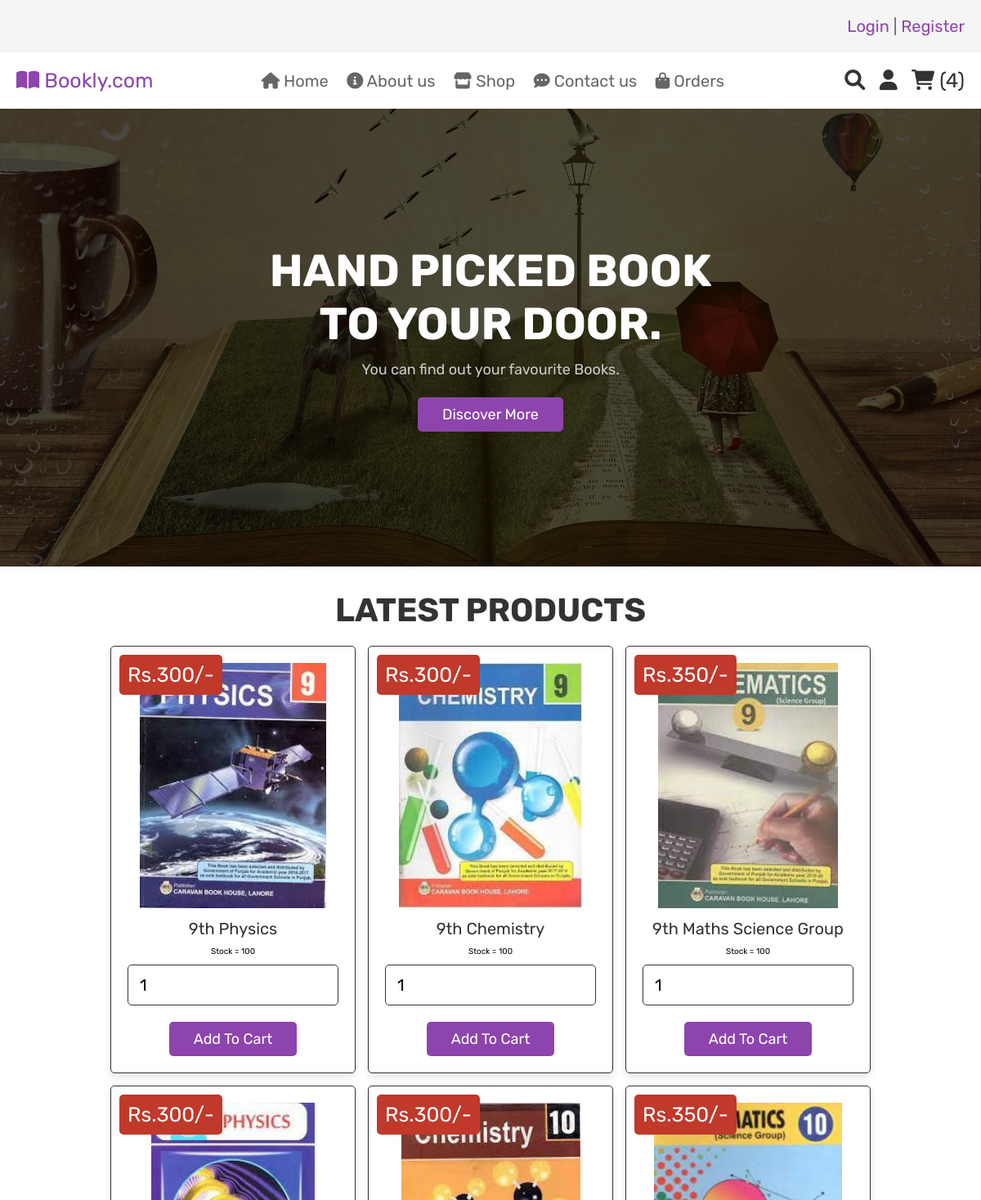
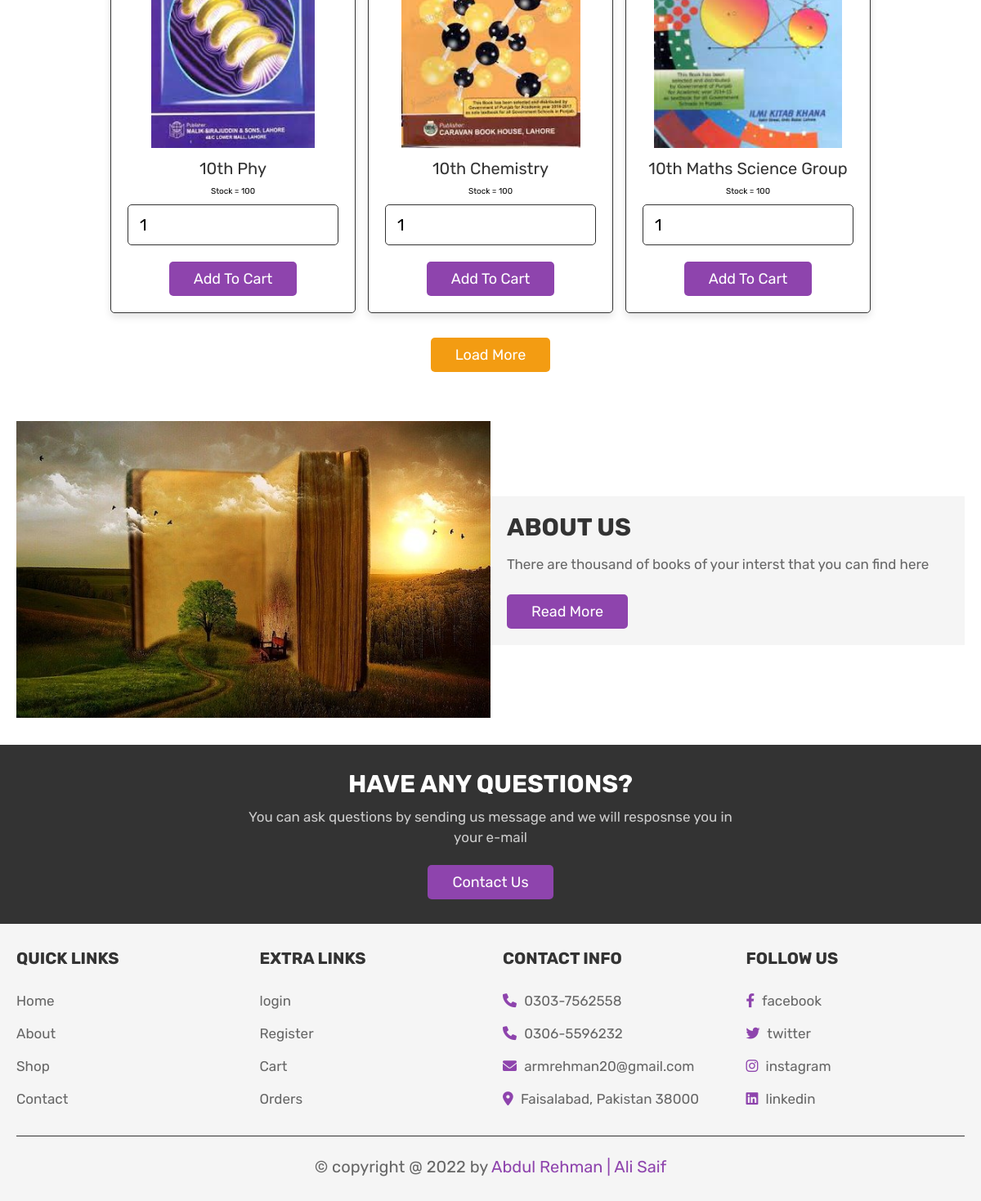
The page /home.php (signed in) on the database its author committed (2 pictures, top to bottom).
### tables this page shows
CREATE TABLE `products` (
  `id` int(100) NOT NULL,
  `name` varchar(100) NOT NULL,
  `price` int(100) NOT NULL,
  `stock` varchar(50) NOT NULL,
  `image` varchar(100) NOT NULL
);

### home.php (the view, shortened to what this page needs)
<?php
include 'config.php';
?>
<!DOCTYPE html>
<html lang="en">
<head>
   <link rel="stylesheet" href="https://cdnjs.cloudflare.com/ajax/libs/font-awesome/6.0.0/css/all.min.css">
   <link rel="stylesheet" href="css/style.css">
</head>
<body>
<?php include 'header.php'; ?>
<section class="home">
   <div class="content">
      <h3> Hand Picked Book to your door.</h3>
      <p>You can find out your favourite Books.</p>
      <a href="about.php" class="white-btn">Discover More</a>
   </div>
</section>
<section class="products">
   <h1 class="title">latest products</h1>
   <div class="box-container">
      <?php
         $select_products = mysqli_query($conn, "SELECT * FROM `products` LIMIT 6") or die('query failed');
         if(mysqli_num_rows($select_products) > 0){
            while($fetch_products = mysqli_fetch_assoc($select_products)){
      ?>
     <form action="" method="post" class="box">
      <img class="image" src="uploaded_img/<?php echo $fetch_products['image']; ?>" alt="">
      <div class="name"><?php echo $fetch_products['name']; ?></div>
      <div class="price">Rs.<?php echo $fetch_products['price']; ?>/-</div>
      <div class="stock">Stock = <?php echo $fetch_products['stock']; ?></div>
      <input type="number" min="1" max="100" name="product_quantity" value="1" class="qty">
      <input type="submit" value="add to cart" name="add_to_cart" class="btn">
     </form>
      <?php
         }
      }else{
         echo '<p class="empty">no products added yet!</p>';
      }
      ?>
   </div>
   <div class="load-more" style="margin-top: 2rem; text-align:center">
      <a href="shop.php" class="option-btn">load more</a>
   </div>
</section>
<section class="about">
   <div class="flex">
      <div class="image">
         <img src="images/about-img.jpg" alt="">
      </div>
      <div class="content">
         <h3>about us</h3>
         <p>There are thousand of books of your interst that you can find here</p>
         <a href="about.php" class="btn">read more</a>
      </div>
   </div>
</section>
<section class="home-contact">
   <div class="content">
      <h3>have any questions?</h3>
      <p>You can ask questions by sending us message and we will resposnse you in your e-mail</p>
      <a href="contact.php" class="white-btn">contact us</a>
   </div>
</section>
<?php include 'footer.php'; ?>
</body>
</html>

### css/style.css (style rules this page uses)
:root { --purple:#8e44ad; --red:#c0392b; --orange:#f39c12; --black:#333; --white:#fff; --light-color:#666; --light-white:#ccc; --light-bg:#f5f5f5; --border:.1rem solid var(--black); --box-shadow:0 .5rem 1rem rgba(0,0,0,.1); }
* { font-family: 'Rubik', sans-serif; margin:0; padding:0; box-sizing: border-box; outline: none; border:none; text-decoration: none; transition:all .2s linear; }
html { font-size: 62.5%; overflow-x: hidden; }
section { padding:3rem 2rem; }
.title { text-align: center; margin-bottom: 2rem; text-transform: uppercase; color:var(--black); font-size: 4rem; }
.btn, .option-btn, .delete-btn, .white-btn { display: inline-block; margin-top: 1rem; padding:1rem 3rem; cursor: pointer; color:var(--white); font-size: 1.8rem; border-radius: .5rem; text-transform: capitalize; }
.white-btn, .btn { background-color: var(--purple); }
.option-btn { background-color: var(--orange); }
.home { min-height: 70vh; background:linear-gradient(rgba(0,0,0,.7), rgba(0,0,0,.7)), url(../images/home-bg.jpg) no-repeat; background-size: cover; background-position: center; display: flex; align-items: center; justify-content: center; }
.home .content { text-align: center; width: 60rem; }
.home .content h3 { font-size: 5.5rem; color:var(--white); text-transform: uppercase; }
.home .content p { font-size:1.8rem; color:var(--light-white); padding:1rem 0; line-height: 1.5; }
.products .box-container { max-width: 1200px; margin:0 auto; display: grid; grid-template-columns: repeat(auto-fit, 30rem); align-items: flex-start; gap:1.5rem; justify-content: center; }
.products .box-container .box { border-radius: .5rem; background-color: var(--white); box-shadow: var(--box-shadow); padding:2rem; text-align: center; border:var(--border); position: relative; }
.products .box-container .box .image { height: 30rem; }
.products .box-container .box .name { padding:1rem 0; font-size: 2rem; color:var(--black); }
.products .box-container .box .qty { width: 100%; padding:1.2rem 1.4rem; border-radius: .5rem; border:var(--border); margin:1rem 0; font-size: 2rem; }
.products .box-container .box .price { position: absolute; top:1rem; left:1rem; border-radius: .5rem; padding:1rem; font-size: 2.5rem; color:var(--white); background-color: var(--red); }
.about .flex { max-width: 1200px; margin:0 auto; display: flex; align-items: center; flex-wrap: wrap; }
.about .flex .image { flex:1 1 40rem; }
.about .flex .image img { width: 100%; }
.about .flex .content { flex:1 1 40rem; padding:2rem; background-color: var(--light-bg); }
.about .flex .content h3 { font-size: 3rem; color:var(--black); text-transform: uppercase; }
.about .flex .content p { padding:1rem 0; line-height: 2; font-size: 1.7rem; color:var(--light-color); }
.home-contact { background-color: var(--black); }
.home-contact .content { max-width: 60rem; text-align: center; margin:0 auto; }
.home-contact .content h3 { font-size: 3rem; text-transform: uppercase; color:var(--white); }
.home-contact .content p { padding:1rem 0; line-height: 1.5; color:var(--light-white); font-size: 1.7rem; }

### rows shown on the page
products: image (picture), name "9th Physics", price "300", stock "100"
products: image (picture), name "9th Chemistry", price "300", stock "100"
products: image (picture), name "9th Maths Science Group", price "350", stock "100"
products: image (picture), name "10th Phy", price "300", stock "100"
products: image (picture), name "10th Chemistry", price "300", stock "100"
products: image (picture), name "10th Maths Science Group", price "350", stock "100"

### other values the page prints
$cart_rows_number "4"
